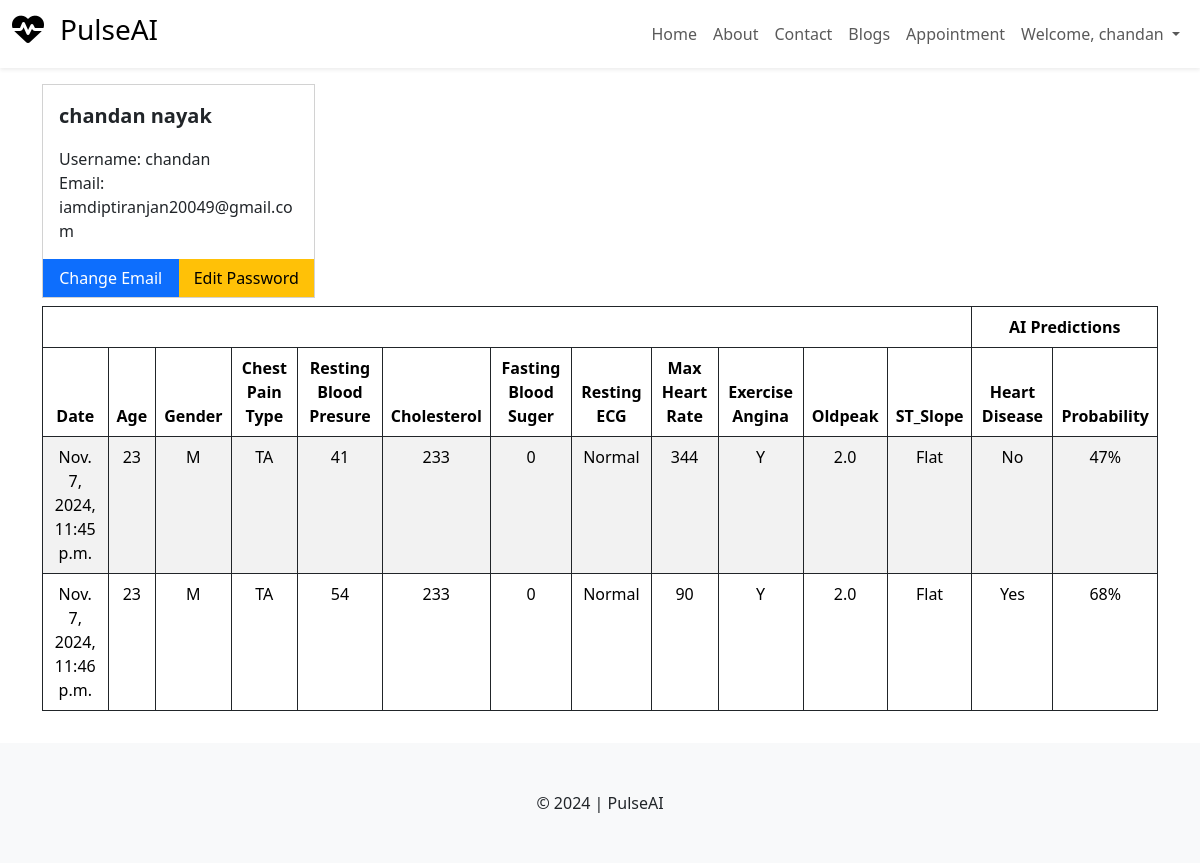
Before: /patient/profile/ (signed in) with the older database file.
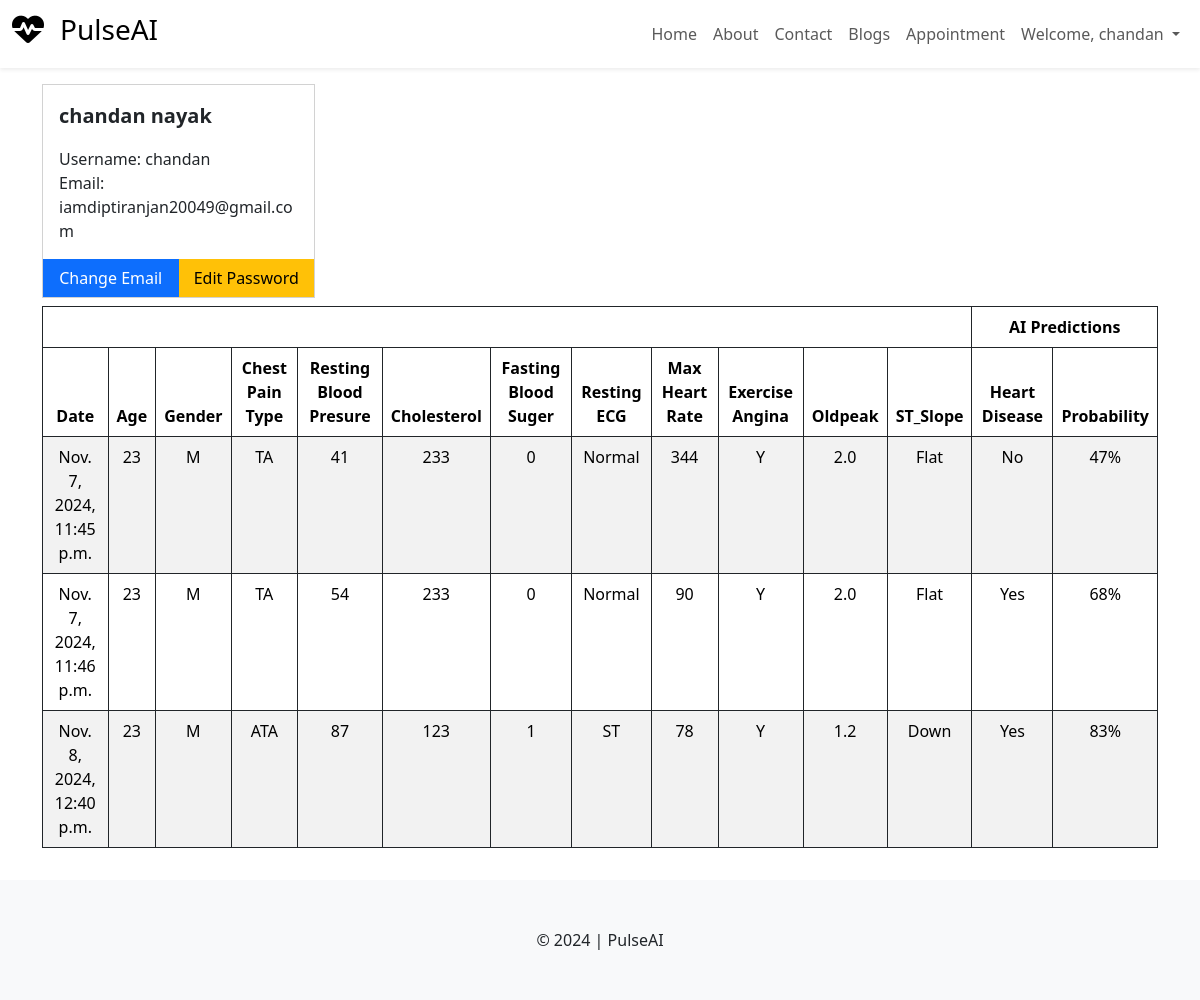
After: the same page with the newer database file.
### patient/models.py (models this page shows, shortened)
class HeartVital(models.Model):
    user = models.ForeignKey(User, on_delete=models.CASCADE)
    created_at = models.DateTimeField(auto_now_add=True)
    Age = models.IntegerField()
    Sex = models.CharField(max_length=255, choices=GENDER_OPTIONS)
    ChestPainType = models.CharField(max_length=255, choices=CHEST_PAIN_OPTIONS, verbose_name='Chest Pain Type')
    RestingBP = models.IntegerField(verbose_name='Resting Blood Presure (60-220)')
    Cholesterol = models.IntegerField()
    FastingBS = models.CharField(max_length=255, choices=BLOOD_SUGER_OPTIONS, verbose_name='Fasting Blood Suger (60 - 900)')
    RestingECG = models.CharField(max_length=255, choices=RESTING_ECG_OPTIONS, verbose_name='Resting ECG Condition')
    MaxHR = models.IntegerField(verbose_name='Maximum Heart Rate (60 - 220)')
    ExerciseAngina = models.CharField(max_length=255, choices=EXERCISE_ANGINA_OPTIONS, verbose_name='Exercise Angina')
    Oldpeak = models.FloatField(verbose_name='Oldpeak(-2.5 - +2.5)')
    ST_Slope = models.CharField(max_length=255, choices=ST_SLOPE_OPTIONS)
    heart_disease = models.CharField(max_length=255, blank=True)
    prediction_probability = models.CharField(max_length=255, blank=True)

### patient/views.py (the view)
# urls.py: path("profile/", views.profile, name="profile"),
def profile(request):
      heart_vitals = HeartVital.objects.filter(user=request.user)
      visits = {}
      if Patient.objects.filter(patient=request.user).exists():
            patient = Patient.objects.get(patient=request.user)
            visits = Visit.objects.filter(patient=patient)
      context = {
            'heart_vitals': heart_vitals,
            'visits': visits
      }
      return render(request, 'patient/profile.html', context)

### templates/patient/profile.html (shortened to what this page needs)
{% extends "layout.html" %}
{% block content %}
<div class="container my-3">
    <div class="row g-2">
        <div class="col-md-3">
            <div class="card rounded-0">
                <div class="card-body">
                    <p class="lead fw-bold">{{user.first_name}} {{user.last_name}}</p>
                    <p class="mb-0">Username: {{user.username}}</p>
                    <p class="mb-0">Email: {{user.email}}</p>
                </div>
                <div class="d-flex">
                    <a href="" class="btn btn-primary w-50 rounded-0">Change Email</a>
                    <a href="" class="btn btn-warning w-50 rounded-0">Edit Password</a>
                </div>
            </div>
        </div>
        <div class="col-md-9 d-flex flex-wrap gap-2">
        </div>
    </div>
    <div class="row my-2">
        <div class="col-md-12">
            <div class="table-responsive">
                <table class="table table-striped table-bordered border-dark text-center">
                    <thead>
                        <tr>
                            <th colspan="12"></th>
                            <th colspan="2">AI Predictions</th>
                        </tr>
                        <tr>
                            <th>Date</th>
                            <th>Age</th>
                            <th>Gender</th>
                            <th>Chest Pain Type</th>
                            <th>Resting Blood Presure</th>
                            <th>Cholesterol</th>
                            <th>Fasting Blood Suger</th>
                            <th>Resting ECG</th>
                            <th>Max Heart Rate</th>
                            <th>Exercise Angina</th>
                            <th>Oldpeak</th>
                            <th>ST_Slope</th>
                            <th>Heart Disease</th>
                            <th>Probability</th>
                        </tr>
                    </thead>
                    <tbody>
                        {% for hv in heart_vitals  %}
                        <tr>
                            <td>{{hv.created_at}}</td>
                            <td>{{hv.Age}}</td>
                            <td>{{hv.Sex}}</td>
                            <td>{{hv.ChestPainType}}</td>
                            <td>{{hv.RestingBP}}</td>
                            <td>{{hv.Cholesterol}}</td>
                            <td>{{hv.FastingBS}}</td>
                            <td>{{hv.RestingECG}}</td>
                            <td>{{hv.MaxHR}}</td>
                            <td>{{hv.ExerciseAngina}}</td>
                            <td>{{hv.Oldpeak}}</td>
                            <td>{{hv.ST_Slope}}</td>
                            <td>{{hv.heart_disease}}</td>
                            <td>{{hv.prediction_probability}}</td>
                        </tr>
                        {% endfor %}
                    </tbody>
                </table>
            </div>
        </div>
    </div>
</div>
{% endblock %}

### templates/layout.html (shortened to what this page needs)
{% load static %}
<!DOCTYPE html>
<html lang="en">
<head>
    <link rel="stylesheet" href="https://cdnjs.cloudflare.com/ajax/libs/font-awesome/6.5.2/css/all.min.css" />
    <link rel="stylesheet" href="{% static "css/bootstrap.min.css" %}">
    <link rel="stylesheet" href="{% static "css/style.css" %}">
</head>
<body>
    <nav class="navbar navbar-expand-lg mb-1 shadow-sm">
        <div class="container-fluid">
          <a class="navbar-brand" href="{% url "home" %}">
            <div class="d-flex">
              <i class="fa-solid fa-heart-pulse h-pulse fs-2 pe-3"></i>
            <h3>PulseAI</h3>
            </div>
          </a>
          <div class="collapse navbar-collapse" id="navbarNav">
            <ul class="navbar-nav ms-auto">
              <li class="nav-item">
                <a class="nav-link" href="{% url "home" %}">Home</a>
              </li>
              <li class="nav-item">
                <a class="nav-link" href="{% url "about" %}">About</a>
              </li>
              <li class="nav-item">
                <a class="nav-link" href="{% url "contact" %}">Contact</a>
              </li>
              <li class="nav-item">
                <a class="nav-link" href="{% url "blogs" %}">Blogs</a>
              </li>
              {% if user.is_authenticated %}
              <li class="nav-item">
                <a class="nav-link" href="{% url "appointment" %}">Appointment</a>
              </li>
              <li class="nav-item dropdown">
                <a class="nav-link dropdown-toggle" href="#" role="button" data-bs-toggle="dropdown" aria-expanded="false">
                  Welcome, {{user.username}}
                </a>
              </li>
              {% endif %}
            </ul>
          </div>
        </div>
      </nav>
    {% block content %}
    {% endblock %}
    <footer class="bg-light py-5 text-center mt-3">
        &copy; 2024 | PulseAI
    </footer>
</body>
</html>

Changed rows visible on the page:
added HeartVital: created_at "Nov. 8, 2024, 12:40 p.m.", Age "23", Sex "M", ChestPainType "ATA", RestingBP "87", Cholesterol "123", FastingBS "1", RestingECG "ST", MaxHR "78", ExerciseAngina "Y", Oldpeak "1.2", ST_Slope "Down", heart_disease "Yes", prediction_probability "83%"
